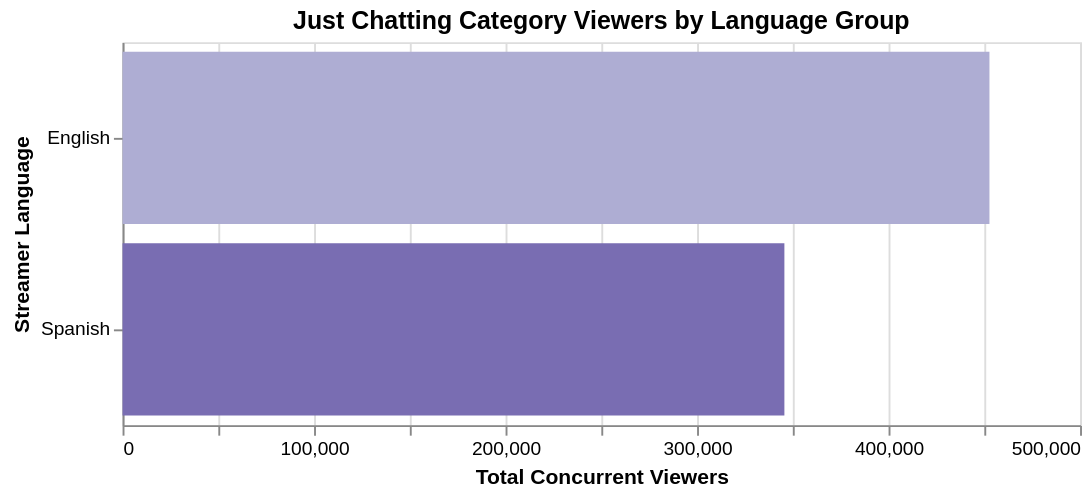

Notebook code for this chart:
### Markdown cell above
#### "Just Chatting" Category by Language of Viewers

### Code cell
just_chatting_streamers = streamers_df[streamers_df["category"] == "Just Chatting"]

alt.Chart(just_chatting_streamers).mark_bar().encode(
    x=alt.X(
        "sum(avg_concurrent_viewers):Q",
        title="Total Concurrent Viewers",
        axis=alt.Axis(format=",.0f"),
    ),
    y=alt.Y("language:N", title="Streamer Language", sort="-x"),
    color=alt.Color(
        "language:N", scale=alt.Scale(scheme="purples"), legend=None
    ),
    tooltip=[
        alt.Tooltip("language:N", title="Language"),
        alt.Tooltip(
            "sum(avg_concurrent_viewers):Q",
            title="Total Viewers",
            format=",.0f",
        ),
    ],
).properties(
    title="Just Chatting Category Viewers by Language Group",
    width=500,
    height=200,
).display()

### Figure 1 — Vega-Lite specification as saved in the notebook (floating-point values rounded to 4 significant figures)
{"config": {"view": {"continuousWidth": 300, "continuousHeight": 300}}, "data": {"name": "data-361faa64dd8bf704bf8b50a9af4c795a"}, "mark": {"type": "bar"}, "encoding": {"color": {"field": "language", "legend": null, "scale": {"scheme": "purples"}, "type": "nominal"}, "tooltip": [{"field": "language", "title": "Language", "type": "nominal"}, {"aggregate": "sum", "field": "avg_concurrent_viewers", "format": ",.0f", "title": "Total Viewers", "type": "quantitative"}], "x": {"aggregate": "sum", "axis": {"format": ",.0f"}, "field": "avg_concurrent_viewers", "title": "Total Concurrent Viewers", "type": "quantitative"}, "y": {"field": "language", "sort": "-x", "title": "Streamer Language", "type": "nominal"}}, "height": 200, "title": "Just Chatting Category Viewers by Language Group", "width": 500, "$schema": "https://vega.github.io/schema/vega-lite/v6.4.1.json", "datasets": {"data-361faa64dd8bf704bf8b50a9af4c795a": [{"streamer_id": "STR0001", "streamer_name": "xQc", "category": "Just Chatting", "language": "English", "partner_status": true, "total_followers": 11500000, "avg_concurrent_viewers": 138706}, {"streamer_id": "STR0002", "streamer_name": "Pokimane", "category": "Just Chatting", "language": "English", "partner_status": true, "total_followers": 25551, "avg_concurrent_viewers": 71660}, {"streamer_id": "STR0003", "streamer_name": "HasanAbi", "category": "Just Chatting", "language": "English", "partner_status": true, "total_followers": 2600000, "avg_concurrent_viewers": 34220}, {"streamer_id": "STR0004", "streamer_name": "Amouranth", "category": "Just Chatting", "language": "English", "partner_status": true, "total_followers": 6200000, "avg_concurrent_viewers": 68607}, {"streamer_id": "STR0005", "streamer_name": "Mizkif", "category": "Just Chatting", "language": "English", "partner_status": true, "total_followers": 2100000, "avg_concurrent_viewers": 6771}, {"streamer_id": "STR0006", "streamer_name": "QTCinderella", "category": "Just Chatting", "language": "English", "partner_status": true, "total_followers": 950000, "avg_concurrent_viewers": 13948}, {"streamer_id": "STR0007", "streamer_name": "Devin_Nash", "category": "Just Chatting", "language": "English", "partner_status": true, "total_followers": 45130, "avg_concurrent_viewers": 5114}, {"streamer_id": "STR0008", "streamer_name": "Ibai", "category": "Just Chatting", "language": "Spanish", "partner_status": true, "total_followers": 46964, "avg_concurrent_viewers": 156401}, {"streamer_id": "STR0009", "streamer_name": "Auronplay", "category": "Just Chatting", "language": "Spanish", "partner_status": true, "total_followers": 14500000, "avg_concurrent_viewers": 53149}, {"streamer_id": "STR0010", "streamer_name": "Rubius", "category": "Just Chatting", "language": "Spanish", "partner_status": true, "total_followers": 9700000, "avg_concurrent_viewers": 76193}, {"streamer_id": "STR0011", "streamer_name": "ElSpreen", "category": "Just Chatting", "language": "Spanish", "partner_status": true, "total_followers": 8200000, "avg_concurrent_viewers": 55927}, {"streamer_id": "STR0012", "streamer_name": "Hafu", "category": "Just Chatting", "language": "English", "partner_status": true, "total_followers": 1400000, "avg_concurrent_viewers": 19667}, {"streamer_id": "STR0013", "streamer_name": "Fuslie", "category": "Just Chatting", "language": "English", "partner_status": true, "total_followers": 8902, "avg_concurrent_viewers": 9540}, {"streamer_id": "STR0014", "streamer_name": "Valkyrae", "category": "Just Chatting", "language": "English", "partner_status": true, "total_followers": 3700000, "avg_concurrent_viewers": 46974}, {"streamer_id": "STR0015", "streamer_name": "DisguisedToast", "category": "Just Chatting", "language": "English", "partner_status": true, "total_followers": 2400000, "avg_concurrent_viewers": 18634}, {"streamer_id": "STR0016", "streamer_name": "Trainwreckstv", "category": "Just Chatting", "language": "English", "partner_status": true, "total_followers": 2800000, "avg_concurrent_viewers": 13871}, {"streamer_id": "STR0017", "streamer_name": "xChocobars", "category": "Just Chatting", "language": "English", "partner_status": false, "total_followers": 540000, "avg_concurrent_viewers": 4973}, {"streamer_id": "STR0074", "streamer_name": "Pituquistream", "category": "Just Chatting", "language": "Spanish", "partner_status": true, "total_followers": 780000, "avg_concurrent_viewers": 3932}]}}
